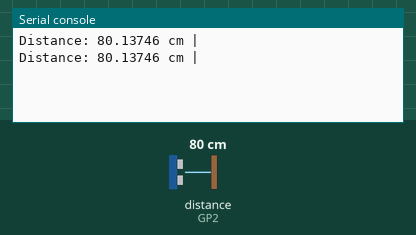
Bench run of a program on a simulated Raspberry Pi Pico running MicroPython. Parts: the last lines printed to the serial console. Inputs (shaded band) come from the test bench; at power-on: distance to the obstacle (sensor on GP2) 80 cm. The echo pulse lasts 58.3 µs per cm; library files of the repository ran but are not shown: hcsr04.py.

Above: at 1.2 s.
1.3 s: distance to the obstacle (sensor on GP2) set to 2 cm
At 2.6 s:
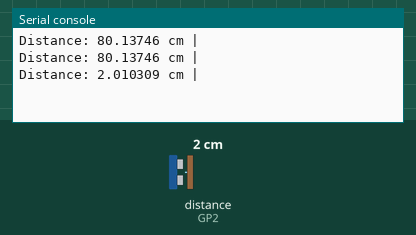
2.8 s: distance to the obstacle (sensor on GP2) set to 4 cm
At 3.8 s:
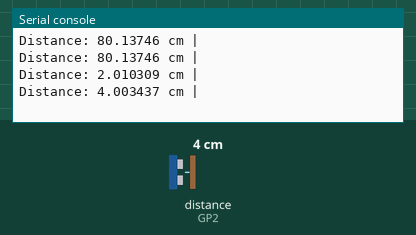
Timing chart, 0 to 5.8 s (numbered marks = the images above; inputs shaded):
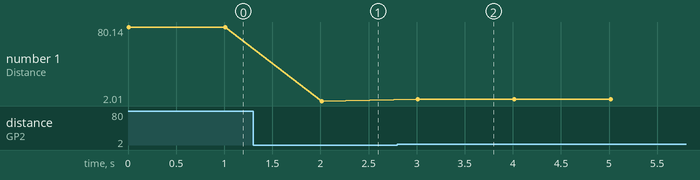

Measured:
- after the input at 1.3 s, the serial console: prints a new line after 0.71 s (image 1)
- after the input at 2.8 s, the serial console: prints a new line after 0.21 s (image 2)
- plotted number 1: 80.14 → 2.01 after the input at 1.3 s, 2.01 → 4 after the input at 2.8 s

The program:

Ultrasoon01.py
```python
from machine import Pin
from hcsr04 import HCSR04
from time import sleep

SLEEP = 1
TRIGGER_PIN = 3
PIN_ECHO = 2

_sensor = HCSR04(trigger_pin=TRIGGER_PIN, echo_pin=PIN_ECHO, echo_timeout_us=10000)

def measure():
    return _sensor.distance_cm()

if __name__ == "__main__":
    while True:
        print('Distance:', measure(), 'cm', '|')
        sleep(SLEEP)
```
